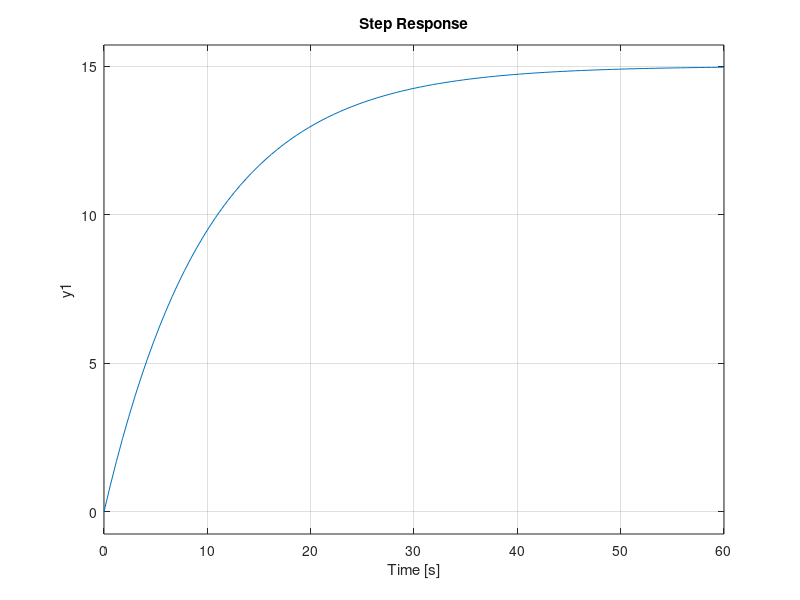
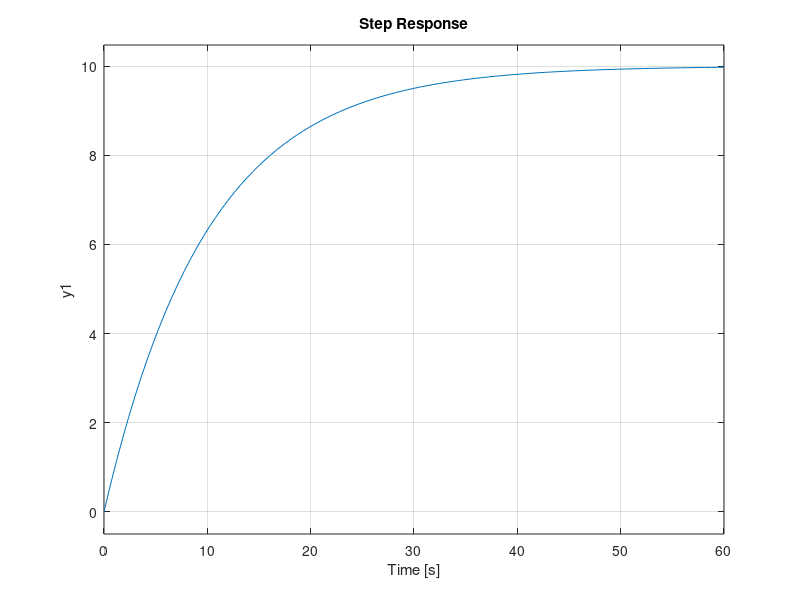
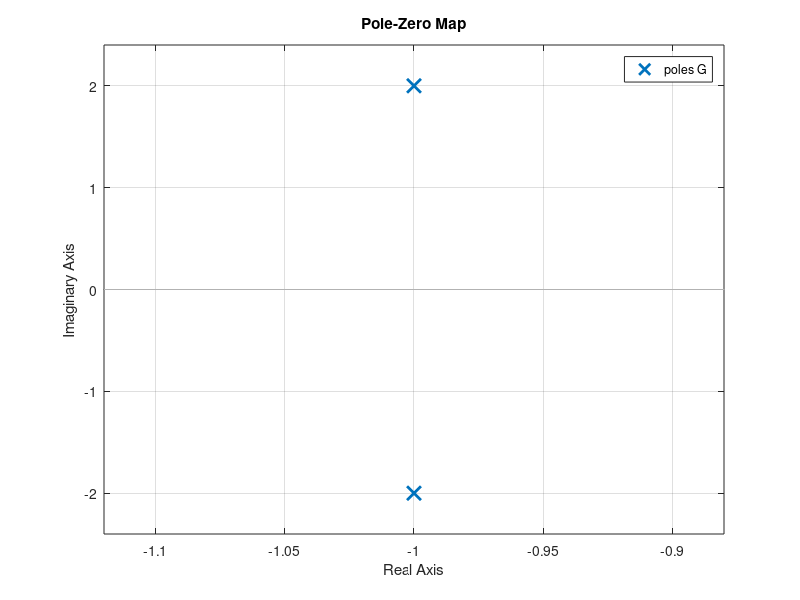
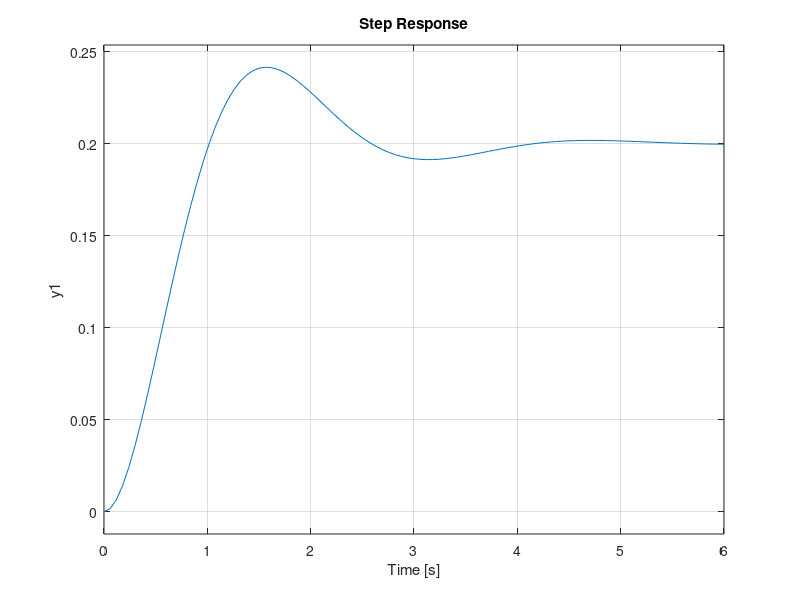

These charts were generated, in order, by the following MATLAB code:
%Pole zero map and step response
num = [1];
den = [1 2 5];
G = tf(num,den)


pole(G)


num = [5];
den = [10 1];
G = tf(num,den)


u = 3;
figure;
step(u*G)
u = 2;
figure;
step(u*G)

%using the inbuit apps 
%linearSystemAnalyzer('step',G)
%linearSystemAnalyzer('bode',G)
%linearSystemAnalyzer('step',u*G)
num = [1];
den = [1 2 5];
G = tf(num,den)


pole(G)



figure;
pzmap(G)
figure;
step(G)
%Hence by varying the zeta value we can find pole-zero map and step
%response for any of the four second order systems
